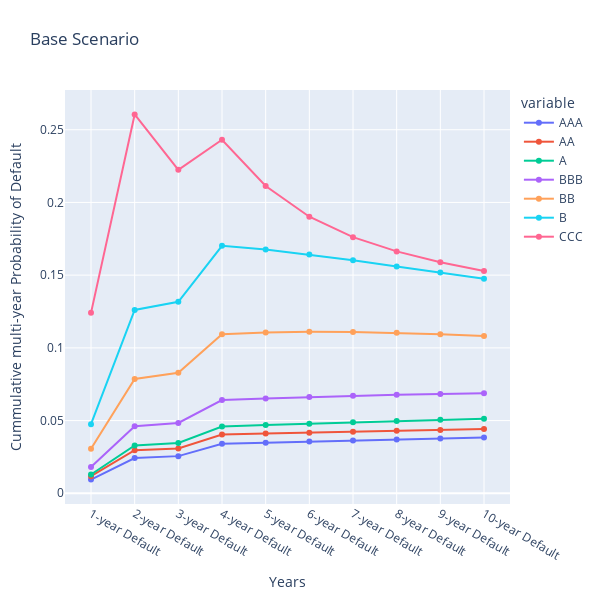

Here is the notebook cell this chart was saved with:
### Code cell
fig = px.line(Base_final)
fig.update_layout(title='Base Scenario', autosize=False,
                    width=600, height=600,
                    margin=dict(l=65, r=50, b=65, t=90),
                    xaxis_title="Years",
                    yaxis_title="Cummulative multi-year Probability of Default")

fig.update_traces(mode='markers+lines')
fig.show()

### Figure 1 — Plotly figure (JSON) as saved in the notebook; plotly's stock layout.template omitted (floating-point values rounded to 4 significant figures)
{"data": [{"hovertemplate": "variable=AAA<br>years=%{x}<br>value=%{y}<extra></extra>", "legendgroup": "AAA", "line": {"color": "#636efa", "dash": "solid"}, "marker": {"symbol": "circle"}, "mode": "markers+lines", "name": "AAA", "orientation": "v", "showlegend": true, "type": "scatter", "x": ["1-year Default", "2-year Default", "3-year Default", "4-year Default", "5-year Default", "6-year Default", "7-year Default", "8-year Default", "9-year Default", "10-year Default"], "xaxis": "x", "y": [0.009446, 0.02423, 0.02555, 0.034, 0.03479, 0.03554, 0.03626, 0.03695, 0.03763, 0.03829], "yaxis": "y"}, {"hovertemplate": "variable=AA<br>years=%{x}<br>value=%{y}<extra></extra>", "legendgroup": "AA", "line": {"color": "#EF553B", "dash": "solid"}, "marker": {"symbol": "circle"}, "mode": "markers+lines", "name": "AA", "orientation": "v", "showlegend": true, "type": "scatter", "x": ["1-year Default", "2-year Default", "3-year Default", "4-year Default", "5-year Default", "6-year Default", "7-year Default", "8-year Default", "9-year Default", "10-year Default"], "xaxis": "x", "y": [0.01178, 0.0296, 0.03076, 0.04047, 0.04107, 0.04167, 0.0423, 0.04293, 0.04357, 0.04421], "yaxis": "y"}, {"hovertemplate": "variable=A<br>years=%{x}<br>value=%{y}<extra></extra>", "legendgroup": "A", "line": {"color": "#00cc96", "dash": "solid"}, "marker": {"symbol": "circle"}, "mode": "markers+lines", "name": "A", "orientation": "v", "showlegend": true, "type": "scatter", "x": ["1-year Default", "2-year Default", "3-year Default", "4-year Default", "5-year Default", "6-year Default", "7-year Default", "8-year Default", "9-year Default", "10-year Default"], "xaxis": "x", "y": [0.01294, 0.03289, 0.03454, 0.04586, 0.04688, 0.04785, 0.04878, 0.04966, 0.0505, 0.05129], "yaxis": "y"}, {"hovertemplate": "variable=BBB<br>years=%{x}<br>value=%{y}<extra></extra>", "legendgroup": "BBB", "line": {"color": "#ab63fa", "dash": "solid"}, "marker": {"symbol": "circle"}, "mode": "markers+lines", "name": "BBB", "orientation": "v", "showlegend": true, "type": "scatter", "x": ["1-year Default", "2-year Default", "3-year Default", "4-year Default", "5-year Default", "6-year Default", "7-year Default", "8-year Default", "9-year Default", "10-year Default"], "xaxis": "x", "y": [0.01813, 0.04615, 0.0484, 0.06407, 0.0652, 0.06619, 0.06703, 0.06773, 0.0683, 0.06875], "yaxis": "y"}, {"hovertemplate": "variable=BB<br>years=%{x}<br>value=%{y}<extra></extra>", "legendgroup": "BB", "line": {"color": "#FFA15A", "dash": "solid"}, "marker": {"symbol": "circle"}, "mode": "markers+lines", "name": "BB", "orientation": "v", "showlegend": true, "type": "scatter", "x": ["1-year Default", "2-year Default", "3-year Default", "4-year Default", "5-year Default", "6-year Default", "7-year Default", "8-year Default", "9-year Default", "10-year Default"], "xaxis": "x", "y": [0.03062, 0.07863, 0.08281, 0.1094, 0.1106, 0.1111, 0.111, 0.1104, 0.1094, 0.1082], "yaxis": "y"}, {"hovertemplate": "variable=B<br>years=%{x}<br>value=%{y}<extra></extra>", "legendgroup": "B", "line": {"color": "#19d3f3", "dash": "solid"}, "marker": {"symbol": "circle"}, "mode": "markers+lines", "name": "B", "orientation": "v", "showlegend": true, "type": "scatter", "x": ["1-year Default", "2-year Default", "3-year Default", "4-year Default", "5-year Default", "6-year Default", "7-year Default", "8-year Default", "9-year Default", "10-year Default"], "xaxis": "x", "y": [0.0475, 0.126, 0.1317, 0.1702, 0.1677, 0.1642, 0.1602, 0.156, 0.1517, 0.1475], "yaxis": "y"}, {"hovertemplate": "variable=CCC<br>years=%{x}<br>value=%{y}<extra></extra>", "legendgroup": "CCC", "line": {"color": "#FF6692", "dash": "solid"}, "marker": {"symbol": "circle"}, "mode": "markers+lines", "name": "CCC", "orientation": "v", "showlegend": true, "type": "scatter", "x": ["1-year Default", "2-year Default", "3-year Default", "4-year Default", "5-year Default", "6-year Default", "7-year Default", "8-year Default", "9-year Default", "10-year Default"], "xaxis": "x", "y": [0.1241, 0.2605, 0.2224, 0.2431, 0.2113, 0.1902, 0.1761, 0.1663, 0.1589, 0.1529], "yaxis": "y"}], "layout": {"autosize": false, "height": 600, "legend": {"title": {"text": "variable"}, "tracegroupgap": 0}, "margin": {"b": 65, "l": 65, "r": 50, "t": 90}, "title": {"text": "Base Scenario"}, "width": 600, "xaxis": {"anchor": "y", "domain": [0, 1], "title": {"text": "Years"}}, "yaxis": {"anchor": "x", "domain": [0, 1], "title": {"text": "Cummulative multi-year Probability of Default"}}}}
